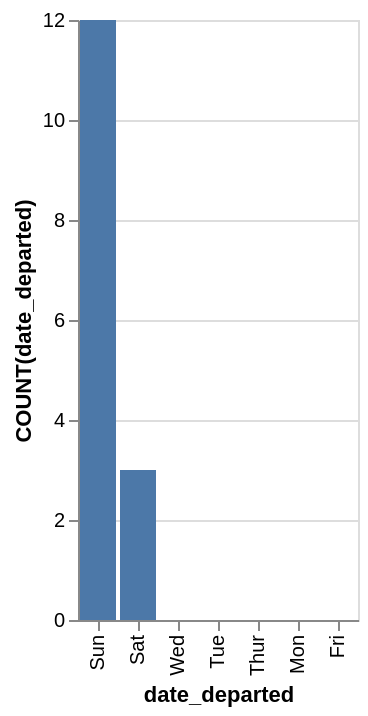

Express this chart as Vega-Lite.
### Vega-Lite specification from a JSON file in a GitHub repository (floating-point values rounded to 4 significant figures)
{"data": {"values": [{"x_data": "Sun", "y_data": 12}, {"x_data": "Sat", "y_data": 3}, {"x_data": "Wed", "y_data": 0}, {"x_data": "Tue", "y_data": 0}, {"x_data": "Thur", "y_data": 0}, {"x_data": "Mon", "y_data": 0}, {"x_data": "Fri", "y_data": 0}]}, "mark": "bar", "encoding": {"x": {"field": "x_data", "type": "nominal", "title": "date_departed", "sort": {"op": "sum", "field": "y_data", "order": "descending"}}, "y": {"field": "y_data", "type": "quantitative", "title": "COUNT(date_departed)"}}}
